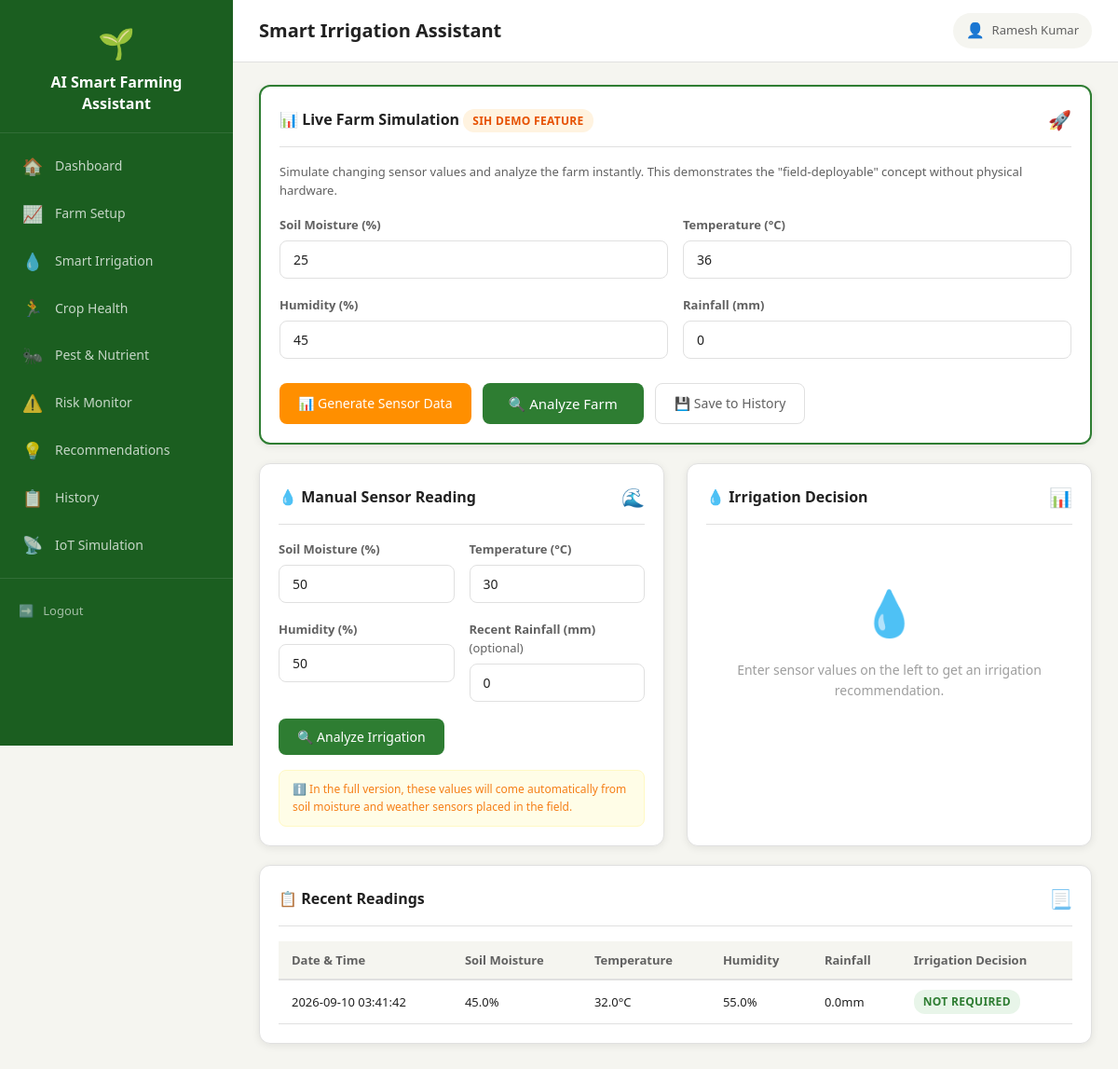
The page /irrigation (signed in) on the database its author committed.
### tables this page shows
CREATE TABLE "sensor_readings" (
                id INTEGER PRIMARY KEY AUTOINCREMENT,
                user_id INTEGER,
                soil_moisture REAL,
                temperature REAL,
                humidity REAL,
                rainfall REAL DEFAULT 0,
                irrigation_status TEXT,
                irrigation_reason TEXT,
                drought_risk TEXT,
                heat_risk TEXT,
                recommendation TEXT,
                source TEXT DEFAULT 'manual',
                created_at TIMESTAMP DEFAULT CURRENT_TIMESTAMP
            );

### app.py (the view, shortened to what this page needs)
@app.route("/irrigation", methods=["GET", "POST"])
@login_required
def irrigation():
    db = get_db()
    user_id = session["user_id"]
    result = None
    recent_readings = db.execute(
        "SELECT * FROM sensor_readings WHERE user_id = ? ORDER BY id DESC LIMIT 5",
        (user_id,)
    ).fetchall()
    return render_template("irrigation.html", result=result, recent_readings=recent_readings)

### app.py (called while the page is built)
@app.after_request
def add_cors_headers(response):
    response.headers["Access-Control-Allow-Origin"] = "*"
    response.headers["Access-Control-Allow-Methods"] = "GET, POST, OPTIONS"
    response.headers["Access-Control-Allow-Headers"] = "Content-Type, Authorization"
    return response

def get_db():
    if "db" not in g:
        g.db = sqlite3.connect(DATABASE)
        g.db.row_factory = sqlite3.Row
        g.db.execute("PRAGMA foreign_keys = ON")
    return g.db

def login_required(f):
    @wraps(f)
    def decorated_function(*args, **kwargs):
        if "user_id" not in session:
            flash("Please login first.", "warning")
            return redirect(url_for("login"))
        return f(*args, **kwargs)
    return decorated_function

### templates/irrigation.html (shortened to what this page needs)
{% extends "base.html" %}
{% block page_title %}Smart Irrigation Assistant{% endblock %}
{% block content %}
<div class="card" style="border: 2px solid var(--primary);">
    <div class="card-header">
        <h3>&#x1f4ca; Live Farm Simulation <span class="badge badge-warning">SIH Demo Feature</span></h3>
        <span class="card-icon">&#x1f680;</span>
    </div>
    <p style="font-size:13px; color:var(--text-secondary); margin-bottom:16px;">
        Simulate changing sensor values and analyze the farm instantly. This demonstrates the "field-deployable" concept without physical hardware.
    </p>
    <div class="form-row">
        <div class="form-group">
            <label for="sim_soil_moisture">Soil Moisture (%)</label>
            <input type="number" id="sim_soil_moisture" value="25" min="0" max="100" step="1">
        </div>
        <div class="form-group">
            <label for="sim_temperature">Temperature (&deg;C)</label>
            <input type="number" id="sim_temperature" value="36" min="-10" max="55" step="0.5">
        </div>
    </div>
    <div class="form-row">
        <div class="form-group">
            <label for="sim_humidity">Humidity (%)</label>
            <input type="number" id="sim_humidity" value="45" min="0" max="100" step="1">
        </div>
        <div class="form-group">
            <label for="sim_rainfall">Rainfall (mm)</label>
            <input type="number" id="sim_rainfall" value="0" min="0" max="100" step="0.5">
        </div>
    </div>
    <div style="display:flex; gap:12px; flex-wrap:wrap; margin-top:8px;">
        <button class="btn btn-secondary" onclick="generateSensorData()" id="generateBtn">&#x1f4ca; Generate Sensor Data</button>
        <button class="btn btn-primary btn-lg" onclick="analyzeFarm()" id="analyzeBtn">&#x1f50d; Analyze Farm</button>
        <button class="btn btn-outline" onclick="saveSimulation()">&#x1f4be; Save to History</button>
    </div>
</div>
<div class="two-col">
    <div class="card">
        <div class="card-header">
            <h3>&#x1f4a7; Manual Sensor Reading</h3>
            <span class="card-icon">&#x1f30a;</span>
        </div>
        <form method="POST" action="{{ url_for('irrigation') }}">
            <div class="form-row">
                <div class="form-group">
                    <label for="soil_moisture">Soil Moisture (%)</label>
                    <input type="number" id="soil_moisture" name="soil_moisture" value="50" min="0" max="100" step="1" required>
                </div>
                <div class="form-group">
                    <label for="temperature">Temperature (&deg;C)</label>
                    <input type="number" id="temperature" name="temperature" value="30" min="-10" max="55" step="0.5" required>
                </div>
            </div>
            <div class="form-row">
                <div class="form-group">
                    <label for="humidity">Humidity (%)</label>
                    <input type="number" id="humidity" name="humidity" value="50" min="0" max="100" step="1" required>
                </div>
                <div class="form-group">
                    <label for="rainfall">Recent Rainfall (mm) <span style="font-weight:normal;">(optional)</span></label>
                    <input type="number" id="rainfall" name="rainfall" value="0" min="0" max="100" step="0.5">
                </div>
            </div>
            <button type="submit" class="btn btn-primary">&#x1f50d; Analyze Irrigation</button>
        </form>
        <div class="disclaimer" style="margin-top:16px;">
            &#x2139;&#xfe0f; In the full version, these values will come automatically from soil moisture and weather sensors placed in the field.
        </div>
    </div>
    <div class="card">
        <div class="card-header">
            <h3>&#x1f4a7; Irrigation Decision</h3>
            <span class="card-icon">&#x1f4ca;</span>
        </div>
        {% if result %}
            {% set urgency = result.urgency %}
            <div class="stats-grid">
                <div class="stat-card {{ 'danger' if urgency == 'critical' else ('warning' if urgency == 'high' else ('info' if urgency == 'moderate' else 'success')) }}">
                    <div class="stat-label">Current Moisture</div>
                    <div class="stat-value">{{ result.soil_moisture }}%</div>
                    <div class="stat-sub">{{ result.temperature }}&deg;C | {{ result.humidity }}% humidity</div>
                </div>
                <div class="stat-card {{ 'danger' if urgency == 'critical' else ('warning' if urgency == 'high' else ('info' if urgency == 'moderate' else 'success')) }}">
                    <div class="stat-label">Irrigation Status</div>
                    <div class="stat-value" style="font-size:16px;">{{ result.status }}</div>
                    <div class="stat-sub">Rainfall: {{ result.rainfall }}mm</div>
                </div>
            </div>
            <div class="alert alert-{{ 'danger' if urgency == 'critical' else ('warning' if urgency == 'high' else ('info' if urgency == 'moderate' else 'success')) }}">
                <span class="alert-icon">&#x1f4a7;</span>
                <div>
                    <strong>Reason:</strong> {{ result.reason }}
                </div>
            </div>
            <div class="rec-item">
                <strong>Suggested Action:</strong><br>
                {{ result.action }}
            </div>
        {% else %}
            <div class="empty-state">
                <span class="empty-icon">&#x1f4a7;</span>
                <p>Enter sensor values on the left to get an irrigation recommendation.</p>
            </div>
        {% endif %}
    </div>
</div>
<div class="card">
    <div class="card-header">
        <h3>&#x1f4cb; Recent Readings</h3>
        <span class="card-icon">&#x1f4c3;</span>
    </div>
    {% if recent_readings %}
    <div class="table-container">
        <table>
            <thead>
                <tr>
                    <th>Date &amp; Time</th>
                    <th>Soil Moisture</th>
                    <th>Temperature</th>
                    <th>Humidity</th>
                    <th>Rainfall</th>
                    <th>Irrigation Decision</th>
                </tr>
            </thead>
            <tbody>
                {% for reading in recent_readings %}
                <tr>
                    <td>{{ reading.created_at }}</td>
                    <td>{{ reading.soil_moisture }}%</td>
                    <td>{{ reading.temperature }}&deg;C</td>
                    <td>{{ reading.humidity }}%</td>
                    <td>{{ reading.rainfall }}mm</td>
                    <td>
                        {% set status = reading.irrigation_status or '' %}
                        <span class="badge {{ 'badge-danger' if 'Required' in status and 'Not' not in status else ('badge-warning' if status == 'Recommended Soon' or status == 'Recommended' else 'badge-success') }}">{{ status }}</span>
                    </td>
                </tr>
                {% endfor %}
            </tbody>
        </table>
    </div>
    {% else %}
    <div class="empty-state">
        <span class="empty-icon">&#x1f4c3;</span>
        <p>No sensor readings recorded yet.</p>
    </div>
    {% endif %}
</div>
{% endblock %}

### static/css/style.css (style rules this page uses)
:root { --primary: #2e7d32; --primary-dark: #1b5e20; --primary-light: #4caf50; --secondary: #ff8f00; --secondary-light: #ffb74d; --danger: #c62828; --danger-light: #ef5350; --warning: #f57f17; --info: #0277bd; --bg-main: #f5f5f0; --bg-card: #ffffff; --bg-sidebar: #1b5e20; --text-primary: #212121; --text-secondary: #616161; --text-light: #9e9e9e; --border: #e0e0e0; --shadow: 0 2px 8px rgba(0, 0, 0, 0.08); --shadow-hover: 0 4px 16px rgba(0, 0, 0, 0.12); --radius: 8px; --radius-lg: 12px; --sidebar-width: 250px; }
* { margin: 0; padding: 0; box-sizing: border-box; }
body { font-family: 'Segoe UI', Tahoma, Geneva, Verdana, sans-serif; background: var(--bg-main); color: var(--text-primary); line-height: 1.6; min-height: 100vh; }
.card { background: var(--bg-card); border-radius: var(--radius-lg); box-shadow: var(--shadow); padding: 20px; margin-bottom: 20px; border: 1px solid var(--border); }
.card-header { display: flex; justify-content: space-between; align-items: center; margin-bottom: 16px; padding-bottom: 12px; border-bottom: 1px solid var(--border); }
.card-header h3 { font-size: 16px; font-weight: 600; color: var(--text-primary); }
.card-header .card-icon { font-size: 20px; color: var(--primary); }
.badge { display: inline-block; padding: 3px 10px; border-radius: 12px; font-size: 12px; font-weight: 600; text-transform: uppercase; letter-spacing: 0.3px; }
.badge-success { background: #e8f5e9; color: #2e7d32; }
.badge-warning { background: #fff3e0; color: #e65100; }
.form-group { margin-bottom: 18px; }
.form-group label { display: block; font-size: 13px; font-weight: 600; color: var(--text-secondary); margin-bottom: 6px; }
.form-group input, .form-group select, .form-group textarea { width: 100%; padding: 10px 14px; border: 1px solid var(--border); border-radius: var(--radius); font-size: 14px; color: var(--text-primary); background: var(--bg-card); transition: border-color 0.2s; font-family: inherit; }
.form-row { display: grid; grid-template-columns: 1fr 1fr; gap: 16px; }
.btn { display: inline-flex; align-items: center; gap: 8px; padding: 10px 20px; border: none; border-radius: var(--radius); font-size: 14px; font-weight: 500; cursor: pointer; transition: all 0.2s; font-family: inherit; }
.btn-primary { background: var(--primary); color: white; }
.btn-secondary { background: var(--secondary); color: white; }
.btn-outline { background: transparent; border: 1px solid var(--border); color: var(--text-secondary); }
.btn-lg { padding: 12px 28px; font-size: 15px; }
.table-container { overflow-x: auto; }
table { width: 100%; border-collapse: collapse; font-size: 13px; }
thead th { background: var(--bg-main); padding: 10px 14px; text-align: left; font-weight: 600; color: var(--text-secondary); border-bottom: 2px solid var(--border); white-space: nowrap; }
tbody td { padding: 10px 14px; border-bottom: 1px solid var(--border); color: var(--text-primary); }
.empty-state { text-align: center; padding: 40px 20px; color: var(--text-light); }
.empty-state .empty-icon { font-size: 48px; display: block; margin-bottom: 12px; }
.empty-state p { font-size: 14px; }
.two-col { display: grid; grid-template-columns: 1fr 1fr; gap: 24px; }
.disclaimer { background: #fffde7; border: 1px solid #fff9c4; border-radius: var(--radius); padding: 10px 14px; font-size: 12px; color: #f57f17; margin-top: 16px; }

### rows shown on the page
sensor_readings: created_at "2026-09-10 03:41:42", soil_moisture "45.0", temperature "32.0", humidity "55.0", rainfall "0.0", irrigation_status "NOT REQUIRED"

### other values the page prints
{{ session['user_name'] }} "Ramesh Kumar"
